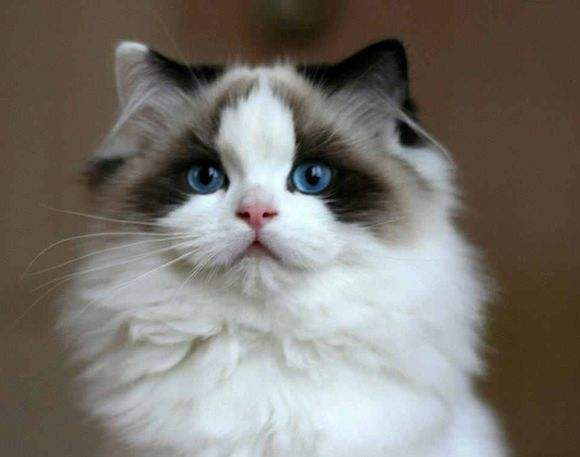
%> input picture 数字图像处理期中项目/Code/cat1.png, 580 x 457 px
$ octave RL.m   (GNU Octave 9; MATLAB toolbox functions it lacks are replaced by stand-ins)
%> lines starting %> are read from the running program, lines starting %| are printed output that depends on the picture; in (x1, y1, x2, y2) boxes, pixels count from 0 and x2, y2 are one past the last pixel; in counts of white or black regions, pixels touching at a corner belong together; the program's own positions count from 1
clear

Image = im2double(rgb2gray(imread('cat1.png')));
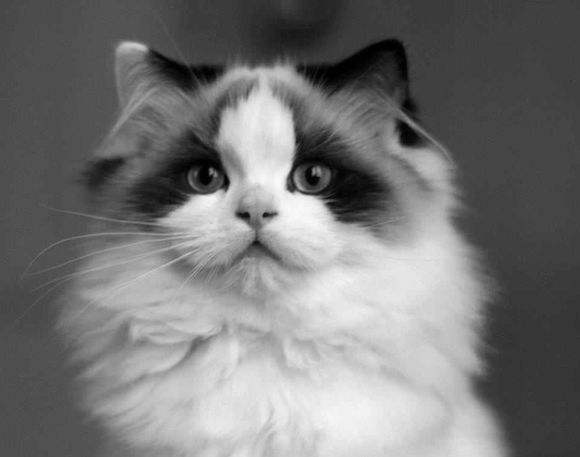
%> Image: size 457x580 double; min 0, max 0.984, mean 0.465
figure,imshow(Image),title('原始图像');
H = fspecial('gaussian',7,10);
V = 0.0001;
Process = imfilter(Image,H);

WeightMatrix = zeros(size(Image));
WeightMatrix(5:end-1,5:end-4)=1;
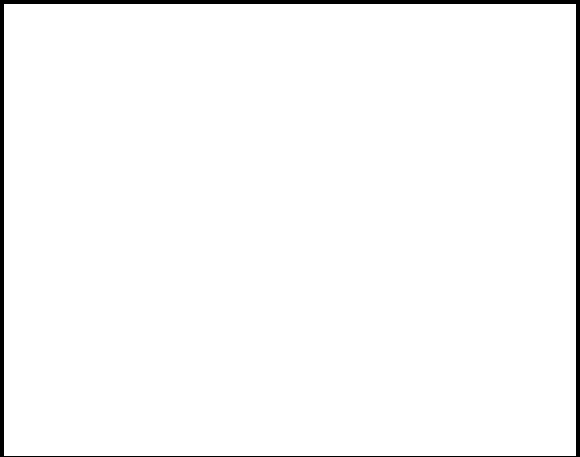
%> WeightMatrix: size 457x580 double; values 0 (black) and 1 (white), 97.5% white; 1 black region, box (x1, y1, x2, y2) and area: (0, 0, 580, 457) 6516

RL1 = deconvlucy(Process,H,10,sqrt(V),WeightMatrix);
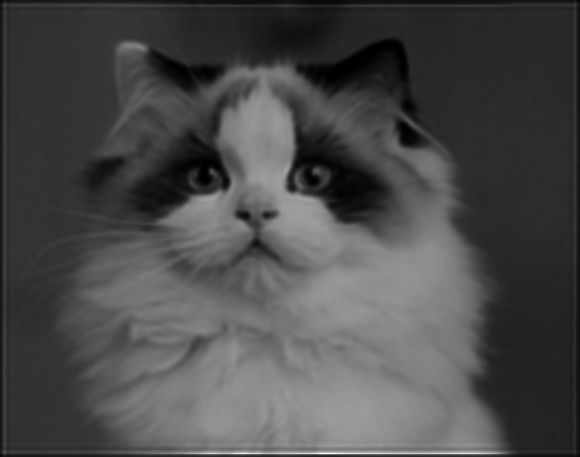
%> RL1: size 457x580 double; min 0.00105, max 1.57, mean 0.463; drawn with min black and max white
RL2 = deconvlucy(Process,H,50,sqrt(V),WeightMatrix);
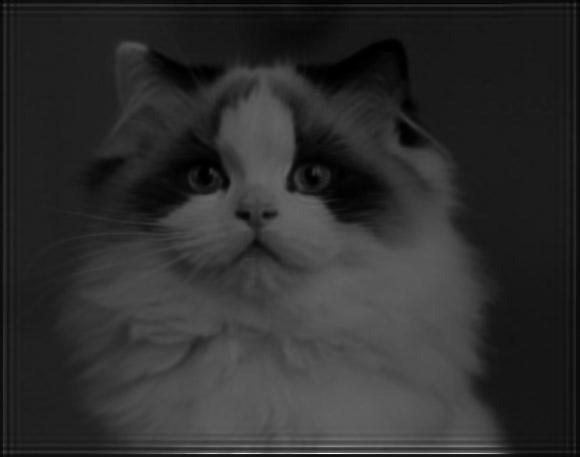
%> RL2: size 457x580 double; min 0.00073, max 2.52, mean 0.463; drawn with min black and max white
RL3 = deconvlucy(Process,H,100,sqrt(V),WeightMatrix);


a=norm(Image-RL1,'fro');
%> a = 20.88
b=norm(Image-RL2,'fro');
%> b = 34.32
c=norm(Image-RL3,'fro');
%> c = 40.05


figure,imshow(RL1),title('10次迭代');
%> after `imshow(RL1)`:
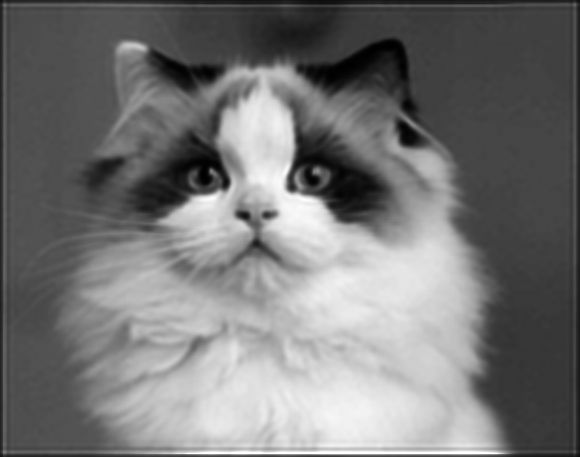
%> displayed picture: size 457x580, on the screen's scale of 0 to 255; min 0, max 255, mean 117.9
figure,imshow(RL2),title('50次迭代');
%> after `imshow(RL2)`:
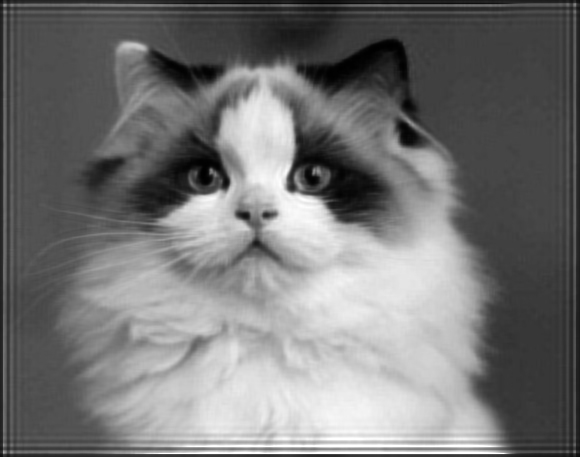
%> displayed picture: size 457x580, on the screen's scale of 0 to 255; min 0, max 255, mean 117.6
figure,imshow(RL3),title('100次迭代');


fprintf("经过10次迭代和原图的差距：%d\n",a);
%| 经过10次迭代和原图的差距：20.8824
fprintf("经过50次迭代和原图的差距：%d\n",b);
%| 经过50次迭代和原图的差距：34.3244
fprintf("经过100次迭代和原图的差距：%d\n",c);
%| 经过100次迭代和原图的差距：40.0512

$ run again, with 数字图像处理期中项目/Code/cat2.png copied over 数字图像处理期中项目/Code/cat1.png
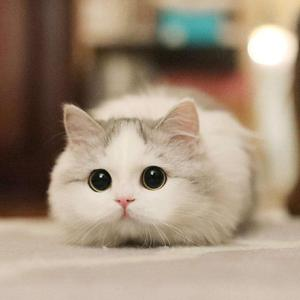
%> input picture 数字图像处理期中项目/Code/cat2.png, 300 x 300 px
%> `WeightMatrix(5:end-1,5:end-4)=1;`:
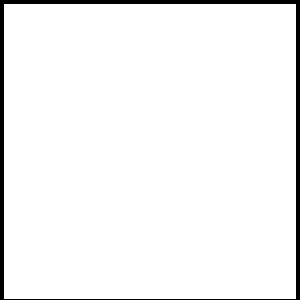
%> WeightMatrix: size 300x300 double; values 0 (black) and 1 (white), 95.7% white; 1 black region, box (x1, y1, x2, y2) and area: (0, 0, 300, 300) 3860
%> a = 18.57
%> b = 26.94
%> c = 31.25
%> `imshow(RL2)`:
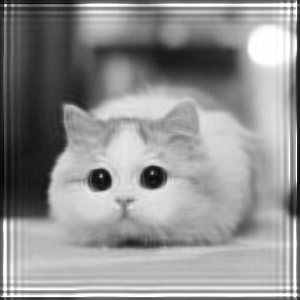
%> displayed picture: size 300x300, on the screen's scale of 0 to 255; min 4, max 255, mean 145.1
%| 经过10次迭代和原图的差距：18.5663
%| 经过50次迭代和原图的差距：26.9358
%| 经过100次迭代和原图的差距：31.254

$ run again, with 数字图像处理期中项目/Code/cat4.png copied over 数字图像处理期中项目/Code/cat1.png
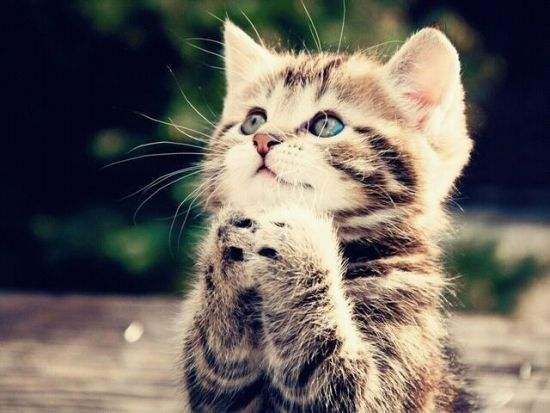
%> input picture 数字图像处理期中项目/Code/cat4.png, 550 x 413 px
%> `WeightMatrix(5:end-1,5:end-4)=1;`:
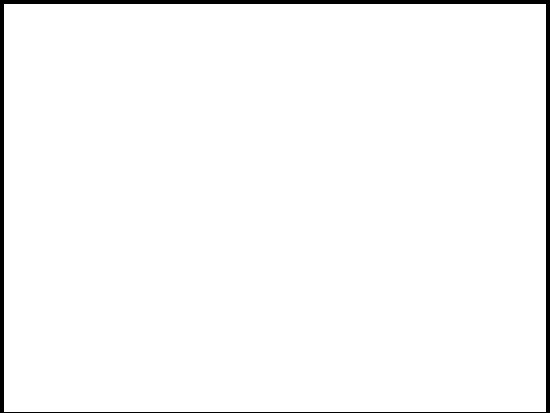
%> WeightMatrix: size 413x550 double; values 0 (black) and 1 (white), 97.4% white; 1 black region, box (x1, y1, x2, y2) and area: (0, 0, 550, 413) 6014
%> a = 35.03
%> b = 45.24
%> c = 49.63
%> `imshow(RL2)`:
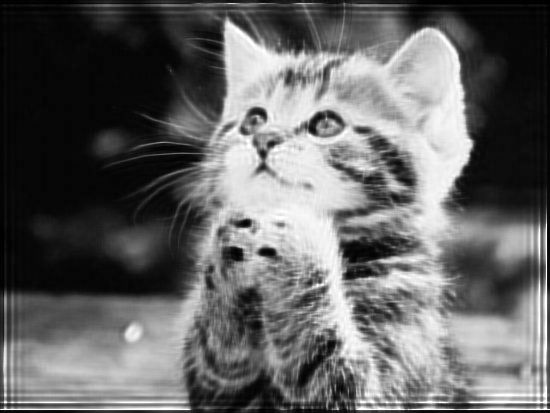
%> displayed picture: size 413x550, on the screen's scale of 0 to 255; min 0, max 255, mean 101
%| 经过10次迭代和原图的差距：35.0315
%| 经过50次迭代和原图的差距：45.2353
%| 经过100次迭代和原图的差距：49.6339
